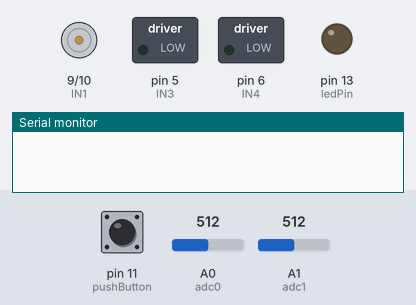
Recording of a sketch running on a simulated Arduino Uno, built with avr-gcc and run on an emulated ATmega328P. Parts: motor-driver pin pairs drawn as motors (green arrow = first pin HIGH = forward, orange = second pin HIGH = backward, longer = more drive), switched loads named in the sketch (green lamp = pin HIGH), output pins drawn as LEDs (lit = HIGH), the last lines printed to the serial monitor. The test bench sets the inputs (shaded band); at power-on: pin 11 (pushButton) HIGH, A0 (adc0) = 512, A1 (adc1) = 512.

Above: at 1.2 s.
1.3 s: pin 11 (pushButton) pulled LOW for 0.15 s
At 1.37 s:
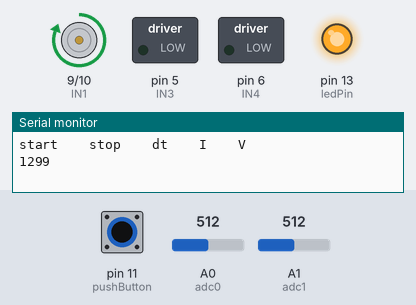
2.9 s: pin 11 (pushButton) pulled LOW for 3.2 s
At 6.5 s:
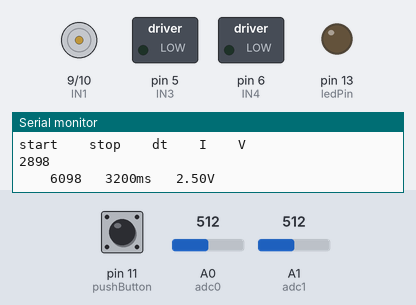
Timing chart, 0 to 8.0 s (numbered marks = the images above; inputs shaded):
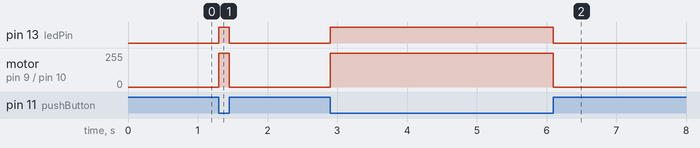

The sketch:

Lab1Code.ino
```cpp
/* MEGN 441 Lab 1
*  0842020 mshapiro
*  Updated 01122024 nave
*
* TODO inserted wherever edits are needed.
*
*/

#define pushButton 11 // install a button with its output into Pin 2
#define adc0 A0 // measure analog DC (ADC) voltage in Pin A0
#define adc1 A1 // measure analog DC (ADC) voltage in Pin A1
#define ledPin 13 // Builtin LED is connected to Pin 13

// H-Bridge initialization
#define SHIELD false // If you have a kit with the moto shield, set SHIELD to true
// If you have the Dual H-Bridge controller w/o the shield, set SHIELD to false

#define A 0 // Use letters instead of numbers for motors.ino
#define B 1

// SHIELD Pin varables - cannot be changed
// Can be deleted if using Dual H-Bridge
#define motorApwm 3
#define motorAdir 12
#define motorBpwm 11
#define motorBdir 13
// Driver Pin variables - any 4 pwm pins (marked with ~ on your board)
// Can be deleted if using SHIELD
#define IN1 9
#define IN2 10
#define IN3 5
#define IN4 6

unsigned long starttime, stoptime, deltatime;
bool started = false; // State variable to track system start/stop
int R = 10; //TODO: Input shunt resister value (in Ohms)
float ADC0, ADC1;

void setup() { // the setup routine runs once when you press reset:

  // Initialize I/O pins
  pinMode(pushButton, INPUT_PULLUP);  // set the pushbutton's pin as a pull-up input:
  pinMode(ledPin, OUTPUT);  //set the LED pin as an output
  pinMode(adc0, INPUT); // set both ADC pins to input
  pinMode(adc1, INPUT);

  //use pre-built functions for motor setup (found in motors.ino)
  motor_setup();

  // initialize serial communication at 9600 bits per second:
  Serial.begin(9600);
}

void loop() { // the loop routine runs over and over again forever (or until reset button/loss of power):

  // read the pushButton pin:
  bool buttonState = digitalRead(pushButton);
  // TODO: 1. Set up logic to run trial
    //Useful to debug button hardware:
    //Serial.println(buttonState);

  if (!buttonState & !started){
    // On trial start:
    started = true; //Keep track of trial start
    // 2. Run motor (turn on LED if you wish)
    run_motor(A, 255); // motor A is on at full speed (pwm = 0-255)
    digitalWrite(ledPin, HIGH); // LED to indicate motor running
    // 3. Measure start time
    starttime = millis();
    Serial.println("start \t stop \t dt \t I \t V");
    Serial.println(starttime);
  }else if (!buttonState & started){
    // 4. Read ADC voltages
    ADC0 = analogRead(adc0) * 5.0/1023.0; // Convert 10-bit value (0-1023) to voltage (0-5 V)
    ADC1 = analogRead(adc1) * 5.0/1023.0;

  } else if (buttonState & started){
    // On trial finish:
    // 3. Read timers
    stoptime = millis(); //stop timer
    // 5. Stop motor
    run_motor(A, 0); //turn motor off
    digitalWrite(ledPin, LOW); // turn LED off
    // 6. Calculate current, motor voltage, deltatime
    float current = (ADC0-ADC1)/R; //TODO (Use V=IR across small resistor, convert to mA)
    float motorVoltage = ADC1; //TODO
    deltatime = (stoptime-starttime); //TODO
    // 7. Print results to serial monitor
    Serial.print(" \t ");
    Serial.print(stoptime); //print stop time
    Serial.print("\t ");
    Serial.print(deltatime);
    Serial.print("ms\t ");
    //Serial.print(current*1000);
    //Serial.print("mA\t ");
    Serial.print(motorVoltage);
    Serial.println("V");
    started = false; // Reset for next trial
  }

}
```

motors.ino
```cpp
// Other .ino files in the same folder do not need to be imported
// Allows for clean definition of auxilliary functions
// These motor control functions are included and don't need to be modified.

void motor_setup() {
  // Sets up motor using pins defined in lab code
  if (SHIELD) { //if you're using the motoshield
    //define Sheild pins as outputs
    pinMode(motorApwm, OUTPUT);
    pinMode(motorAdir, OUTPUT);
    pinMode(motorBpwm, OUTPUT);
    pinMode(motorBdir, OUTPUT);
    // initialize all pins to zero
    digitalWrite(motorApwm, 0);
    digitalWrite(motorAdir, 0);
    digitalWrite(motorBpwm, 0);
    digitalWrite(motorBdir, 0);
  } else { // if using dual motor driver
    // define driver pins as outputs
    pinMode(IN1, OUTPUT);
    pinMode(IN2, OUTPUT);
    pinMode(IN3, OUTPUT);
    pinMode(IN4, OUTPUT);
    // initialize all pins to zero
    digitalWrite(IN1, 0);
    digitalWrite(IN2, 0);
    digitalWrite(IN3, 0);
    digitalWrite(IN4, 0);
  } // end if
  return;
} // end function


void run_motor(int motor, int pwm) {
  // int motor is the defined A or B
  // pwm = the power cycle you want to use
  // A negative pwm reverses direction.

  int dir = (pwm/abs(pwm))> 0; // returns if direction is forward (1) or reverse (0)
  pwm = abs(pwm); // only positive values can be sent to the motor

  if (SHIELD) { // if using motor shield
    switch (motor) { // find which motor to control
      case A: // if A, write A pins
        digitalWrite(motorAdir, dir); // dir is either 1 (forward) or 0 (reverse)
        analogWrite(motorApwm, pwm); // pwm is an analog value 0-255
        break; // end case A
      case B: // if B, write B pins
        digitalWrite(motorBdir, dir); // dir is either 1 (forward) or 0 (reverse)
        analogWrite(motorBpwm, pwm); // pwm is an analog value 0-255
        break; // end case A
    } // end switch statement
  } // end if
  else { // if using dual motor drivers
    switch (motor) { // find which motor to control
      case A: // if A, write A pins
        if (dir) { // If dir is forward
          analogWrite(IN1, pwm);  // IN1 is the forward pwm pin
          digitalWrite(IN2, LOW); // IN2 is low
        } else {
          digitalWrite(IN1, LOW); // IN1 is low
          analogWrite(IN2, pwm);  // IN2 is the reverse pwm pin
        } // end if
        break; // end case A
      case B: // if B, write B pins
        if (dir) { // if dir is forward
          analogWrite(IN3, pwm);  // IN3 is the forward pwm pin
          digitalWrite(IN4, LOW); // IN4 is low
        } else {
          digitalWrite(IN3, LOW); //IN3 is low
          analogWrite(IN4, pwm);  // IN4 is the reverse pwm pin
        } // end if
        break; // end case B
    } // end switch case
  } //end if
  return;
} // end function
```

Measured:
- after the input at 1.3 s, pin 13 (ledPin): LOW → HIGH at once, → LOW 0.15 s later; motor on pin 9 (IN1) / pin 10 (IN2): stopped → forward 255/255 at once, → stopped 0.15 s later
- after the input at 2.9 s, pin 13 (ledPin): LOW → HIGH at once, → LOW 3.2 s later; motor on pin 9 (IN1) / pin 10 (IN2): stopped → forward 255/255 at once, → stopped 3.2 s later
